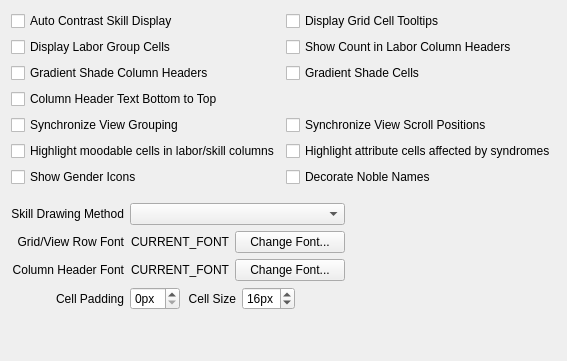
     <widget class="QWidget" name="tab_grid_options">
      <attribute name="icon">
       <iconset resource="../resources.qrc">
        <normaloff>:/img/color_swatch.png</normaloff>:/img/color_swatch.png</iconset>
      </attribute>
      <attribute name="title">
       <string>Grid Options</string>
      </attribute>
      <layout class="QVBoxLayout" name="verticalLayout_2">
       <item>
        <layout class="QGridLayout" name="gridLayout_2">
         <item row="3" column="0">
          <widget class="QCheckBox" name="cb_header_text_direction">
           <property name="sizePolicy">
            <sizepolicy hsizetype="Minimum" vsizetype="Fixed">
             <horstretch>0</horstretch>
             <verstretch>0</verstretch>
            </sizepolicy>
           </property>
           <property name="toolTip">
            <string/>
           </property>
           <property name="statusTip">
            <string>When checked, header text is written from bottom to top.</string>
           </property>
           <property name="whatsThis">
            <string>When checked, header text is written from bottom to top.</string>
           </property>
           <property name="text">
            <string>Column Header Text Bottom to Top</string>
           </property>
          </widget>
         </item>
         <item row="0" column="1">
          <widget class="QCheckBox" name="cb_show_tooltips">
           <property name="statusTip">
            <string>When unchecked tooltips will not be shown in the grid. The tooltip information is still viewable in the tooltip dock.</string>
           </property>
           <property name="text">
            <string>Display Grid Cell Tooltips</string>
           </property>
          </widget>
         </item>
         <item row="5" column="0">
          <widget class="QCheckBox" name="cb_moodable">
           <property name="statusTip">
            <string>When checked, this will use the colors defined in the grid colors tab to change the border color of highest moodable skills, or skills which have already had a mood.</string>
           </property>
           <property name="text">
            <string>Highlight moodable cells in labor/skill columns</string>
           </property>
          </widget>
         </item>
         <item row="5" column="1">
          <widget class="QCheckBox" name="cb_attribute_syns">
           <property name="toolTip">
            <string>When checked, any attributes which are affected by syndromes will be highlighted with a blue border.</string>
           </property>
           <property name="statusTip">
            <string>When checked, any attributes which are affected by syndromes will be highlighted with a blue border.</string>
           </property>
           <property name="whatsThis">
            <string>When checked, any attributes which are affected by syndromes will be highlighted with a blue border.</string>
           </property>
           <property name="text">
            <string>Highlight attribute cells affected by syndromes</string>
           </property>
          </widget>
         </item>
         <item row="4" column="0">
          <widget class="QCheckBox" name="cb_sync_grouping">
           <property name="sizePolicy">
            <sizepolicy hsizetype="Minimum" vsizetype="Fixed">
             <horstretch>0</horstretch>
             <verstretch>0</verstretch>
            </sizepolicy>
           </property>
           <property name="toolTip">
            <string/>
           </property>
           <property name="statusTip">
            <string>When checked, the selected grouping will be applied to all views. When unchecked grouping is saved for each view.</string>
           </property>
           <property name="whatsThis">
            <string>When checked, the selected grouping will be applied to all views. When unchecked grouping is saved for each view.</string>
           </property>
           <property name="text">
            <string>Synchronize View Grouping</string>
           </property>
          </widget>
         </item>
         <item row="0" column="0">
          <widget class="QCheckBox" name="cb_auto_contrast">
           <property name="sizePolicy">
            <sizepolicy hsizetype="Minimum" vsizetype="Fixed">
             <horstretch>0</horstretch>
             <verstretch>0</verstretch>
            </sizepolicy>
           </property>
           <property name="toolTip">
            <string/>
           </property>
           <property name="statusTip">
            <string>When checked, skill blocks on grid cells will choose the highest contrast color available. </string>
           </property>
           <property name="whatsThis">
            <string>When checked, skill blocks on grid cells will choose the highest contrast color available. </string>
           </property>
           <property name="text">
            <string>Auto Contrast Skill Display</string>
           </property>
          </widget>
         </item>
         <item row="2" column="1">
          <widget class="QCheckBox" name="cb_shade_cells">
           <property name="toolTip">
            <string/>
           </property>
           <property name="statusTip">
            <string>When checked, this will apply a gradient to active labor, current job, and happiness grid cells.</string>
           </property>
           <property name="whatsThis">
            <string>When checked, this will apply a gradient to active labor, current job, and happiness grid cells.</string>
           </property>
           <property name="text">
            <string>Gradient Shade Cells</string>
           </property>
          </widget>
         </item>
         <item row="1" column="0">
          <widget class="QCheckBox" name="cb_show_aggregates">
           <property name="toolTip">
            <string/>
           </property>
           <property name="statusTip">
            <string>When checked, and sorting by some criteria, labors will show an aggregate cell above a group. This cell can be toggled to enable/disable a labor for an entire group at once.</string>
           </property>
           <property name="whatsThis">
            <string>When checked, and sorting by some criteria, labors will show an aggregate cell above a group. This cell can be toggled to enable/disable a labor for an entire group at once.</string>
           </property>
           <property name="text">
            <string>Display Labor Group Cells</string>
           </property>
          </widget>
         </item>
         <item row="4" column="1">
          <widget class="QCheckBox" name="cb_sync_scrolling">
           <property name="sizePolicy">
            <sizepolicy hsizetype="Minimum" vsizetype="Fixed">
             <horstretch>0</horstretch>
             <verstretch>0</verstretch>
            </sizepolicy>
           </property>
           <property name="toolTip">
            <string/>
           </property>
           <property name="statusTip">
            <string>When checked, the current scroll positions will be applied to all views. This works best with synchronized grouping.</string>
           </property>
           <property name="whatsThis">
            <string>When checked, the current scroll positions will be applied to all views. This works best with synchronized grouping.</string>
           </property>
           <property name="text">
            <string>Synchronize View Scroll Positions</string>
           </property>
          </widget>
         </item>
         <item row="1" column="1">
          <widget class="QCheckBox" name="cb_labor_counts">
           <property name="sizePolicy">
            <sizepolicy hsizetype="Minimum" vsizetype="Fixed">
             <horstretch>0</horstretch>
             <verstretch>0</verstretch>
            </sizepolicy>
           </property>
           <property name="toolTip">
            <string/>
           </property>
           <property name="statusTip">
            <string>When checked, header text will be prefixed by the number of dwarfs with the labor enabled. This includes pending labors.</string>
           </property>
           <property name="whatsThis">
            <string>When checked, header text will be prefixed by the number of dwarfs with the labor enabled. This includes pending labors.</string>
           </property>
           <property name="text">
            <string>Show Count in Labor Column Headers</string>
           </property>
          </widget>
         </item>
         <item row="2" column="0">
          <widget class="QCheckBox" name="cb_shade_column_headers">
           <property name="toolTip">
            <string/>
           </property>
           <property name="statusTip">
            <string>When checked, this will shade column headers with the column's background color</string>
           </property>
           <property name="whatsThis">
            <string>When checked, this will shade column headers with the column's background color</string>
           </property>
           <property name="text">
            <string>Gradient Shade Column Headers</string>
           </property>
          </widget>
         </item>
         <item row="6" column="1">
          <widget class="QCheckBox" name="cb_decorate_nobles">
           <property name="toolTip">
            <string>When checked, italicizes and adds the masterwork symbol around noble names.</string>
           </property>
           <property name="statusTip">
            <string>When checked, italicizes and adds the masterwork symbol around noble names.</string>
           </property>
           <property name="whatsThis">
            <string>When checked, italicizes and adds the masterwork symbol around noble names.</string>
           </property>
           <property name="text">
            <string>Decorate Noble Names</string>
           </property>
          </widget>
         </item>
         <item row="6" column="0">
          <widget class="QCheckBox" name="cb_gender_icons">
           <property name="toolTip">
            <string>When checked, shows the gender icons to the left of the name in the grid views.</string>
           </property>
           <property name="statusTip">
            <string>When checked, shows the gender icons to the left of the name in the grid views.</string>
           </property>
           <property name="whatsThis">
            <string>When checked, shows the gender icons to the left of the name in the grid views.</string>
           </property>
           <property name="text">
            <string>Show Gender Icons</string>
           </property>
          </widget>
         </item>
        </layout>
       </item>
       <item>
        <spacer name="verticalSpacer_3">
         <property name="orientation">
          <enum>Qt::Vertical</enum>
         </property>
         <property name="sizeType">
          <enum>QSizePolicy::Fixed</enum>
         </property>
         <property name="sizeHint" stdset="0">
          <size>
           <width>20</width>
           <height>10</height>
          </size>
         </property>
        </spacer>
       </item>
       <item>
        <layout class="QGridLayout" name="gridLayout_6">
         <item row="3" column="0">
          <widget class="QLabel" name="label">
           <property name="font">
            <font>
             <weight>50</weight>
             <bold>false</bold>
            </font>
           </property>
           <property name="toolTip">
            <string/>
           </property>
           <property name="statusTip">
            <string>This controls how much padding a column cell will have. Increasing the size will give cells more space between eachother without affecting the overall cell size.</string>
           </property>
           <property name="whatsThis">
            <string>This controls how much padding a column cell will have. Increasing the size will give cells more space between eachother without affecting the overall cell size.</string>
           </property>
           <property name="text">
            <string>Cell Padding</string>
           </property>
           <property name="alignment">
            <set>Qt::AlignRight|Qt::AlignTrailing|Qt::AlignVCenter</set>
           </property>
           <property name="buddy">
            <cstring>sb_cell_padding</cstring>
           </property>
          </widget>
         </item>
         <item row="3" column="1">
          <layout class="QHBoxLayout" name="horizontalLayout_6">
           <item>
            <widget class="QSpinBox" name="sb_cell_padding">
             <property name="sizePolicy">
              <sizepolicy hsizetype="Fixed" vsizetype="Fixed">
               <horstretch>0</horstretch>
               <verstretch>0</verstretch>
              </sizepolicy>
             </property>
             <property name="minimumSize">
              <size>
               <width>50</width>
               <height>0</height>
              </size>
             </property>
             <property name="toolTip">
              <string/>
             </property>
             <property name="statusTip">
              <string>This controls how much padding a column cell will have. Increasing the size will give cells more space between each other without affecting the overall cell size.</string>
             </property>
             <property name="whatsThis">
              <string>This controls how much padding a column cell will have. Increasing the size will give cells more space between each other without affecting the overall cell size.</string>
             </property>
             <property name="suffix">
              <string>px</string>
             </property>
             <property name="maximum">
              <number>6</number>
             </property>
            </widget>
           </item>
           <item>
            <widget class="QLabel" name="label_2">
             <property name="sizePolicy">
              <sizepolicy hsizetype="Minimum" vsizetype="Preferred">
               <horstretch>0</horstretch>
               <verstretch>0</verstretch>
              </sizepolicy>
             </property>
             <property name="minimumSize">
              <size>
               <width>50</width>
               <height>0</height>
              </size>
             </property>
             <property name="font">
              <font>
               <weight>50</weight>
               <bold>false</bold>
              </font>
             </property>
             <property name="statusTip">
              <string>This controls the overall size of a grid cell in the labor views. Large values may cause a very large grid to be drawn which would require a lot of scrolling around. Try to keep this value at a small enough size to still be able to see the information you need.</string>
             </property>
             <property name="whatsThis">
              <string>This controls the overall size of a grid cell in the labor views. Large values may cause a very large grid to be drawn which would require a lot of scrolling around. Try to keep this value at a small enough size to still be able to see the information you need.</string>
             </property>
             <property name="text">
              <string>Cell Size</string>
             </property>
             <property name="alignment">
              <set>Qt::AlignRight|Qt::AlignTrailing|Qt::AlignVCenter</set>
             </property>
             <property name="buddy">
              <cstring>sb_cell_size</cstring>
             </property>
            </widget>
           </item>
           <item>
            <widget class="QSpinBox" name="sb_cell_size">
             <property name="sizePolicy">
              <sizepolicy hsizetype="Fixed" vsizetype="Fixed">
               <horstretch>0</horstretch>
               <verstretch>0</verstretch>
              </sizepolicy>
             </property>
             <property name="minimumSize">
              <size>
               <width>50</width>
               <height>0</height>
              </size>
             </property>
             <property name="statusTip">
              <string>This controls the interior size of a grid cell in the views. Large values may cause a very large grid to be drawn which would require a lot of scrolling around. Try to keep this value at a small enough size to still be able to see the information you need.</string>
             </property>
             <property name="whatsThis">
              <string>This controls the interior size of a grid cell in the views. Large values may cause a very large grid to be drawn which would require a lot of scrolling around. Try to keep this value at a small enough size to still be able to see the information you need.</string>
             </property>
             <property name="suffix">
              <string>px</string>
             </property>
             <property name="minimum">
              <number>4</number>
             </property>
             <property name="maximum">
              <number>64</number>
             </property>
             <property name="value">
              <number>16</number>
             </property>
            </widget>
           </item>
           <item>
            <spacer name="horizontalSpacer_9">
             <property name="orientation">
              <enum>Qt::Horizontal</enum>
             </property>
             <property name="sizeHint" stdset="0">
              <size>
               <width>40</width>
               <height>20</height>
              </size>
             </property>
            </spacer>
           </item>
          </layout>
         </item>
         <item row="1" column="1">
          <layout class="QHBoxLayout" name="horizontalLayout_2">
           <item>
            <widget class="QLabel" name="lbl_current_font">
             <property name="sizePolicy">
              <sizepolicy hsizetype="MinimumExpanding" vsizetype="Preferred">
               <horstretch>0</horstretch>
               <verstretch>0</verstretch>
              </sizepolicy>
             </property>
             <property name="toolTip">
              <string/>
             </property>
             <property name="statusTip">
              <string>The current active font for rows.</string>
             </property>
             <property name="whatsThis">
              <string>The current active font.</string>
             </property>
             <property name="text">
              <string>CURRENT_FONT</string>
             </property>
             <property name="alignment">
              <set>Qt::AlignRight|Qt::AlignTrailing|Qt::AlignVCenter</set>
             </property>
            </widget>
           </item>
           <item>
            <widget class="QPushButton" name="btn_change_font">
             <property name="minimumSize">
              <size>
               <width>110</width>
               <height>0</height>
              </size>
             </property>
             <property name="statusTip">
              <string>This controls which font is used for drawing text inside the grid cells.</string>
             </property>
             <property name="whatsThis">
              <string>This controls which font is used for drawing text inside the grid cells.</string>
             </property>
             <property name="accessibleName">
              <string/>
             </property>
             <property name="text">
              <string>Change Font...</string>
             </property>
            </widget>
           </item>
          </layout>
         </item>
         <item row="1" column="0">
          <widget class="QLabel" name="label_3">
           <property name="font">
            <font>
             <weight>50</weight>
             <bold>false</bold>
            </font>
           </property>
           <property name="statusTip">
            <string>This controls which font is used for drawing text inside the labor grid.</string>
           </property>
           <property name="whatsThis">
            <string>This controls which font is used for drawing text inside the labor grid.</string>
           </property>
           <property name="accessibleName">
            <string/>
           </property>
           <property name="text">
            <string>Grid/View Row Font</string>
           </property>
           <property name="alignment">
            <set>Qt::AlignRight|Qt::AlignTrailing|Qt::AlignVCenter</set>
           </property>
          </widget>
         </item>
         <item row="2" column="0">
          <widget class="QLabel" name="lbl_header_font_title">
           <property name="font">
            <font>
             <weight>50</weight>
             <bold>false</bold>
            </font>
           </property>
           <property name="statusTip">
            <string>This controls which font is used for drawing the text on column headers.</string>
           </property>
           <property name="whatsThis">
            <string>This controls which font is used for drawing the text on column headers.</string>
           </property>
           <property name="accessibleName">
            <string/>
           </property>
           <property name="text">
            <string>Column Header Font</string>
           </property>
           <property name="alignment">
            <set>Qt::AlignRight|Qt::AlignTrailing|Qt::AlignVCenter</set>
           </property>
          </widget>
         </item>
         <item row="0" column="1">
          <widget class="QComboBox" name="cb_skill_drawing_method">
           <property name="minimumSize">
            <size>
             <width>150</width>
             <height>0</height>
            </size>
           </property>
           <property name="toolTip">
            <string/>
           </property>
           <property name="statusTip">
            <string>This option controls how skills are represented within grid cells.</string>
           </property>
           <property name="whatsThis">
            <string>This option controls how skills are represented within grid cells.</string>
           </property>
          </widget>
         </item>
         <item row="0" column="0">
          <widget class="QLabel" name="label_4">
           <property name="toolTip">
            <string/>
           </property>
           <property name="statusTip">
            <string>This option controls how skills are represented within a labor or skill column.</string>
           </property>
           <property name="whatsThis">
            <string>This option controls how skills are represented within a labor or skill column.</string>
           </property>
           <property name="text">
            <string>Skill Drawing Method</string>
           </property>
           <property name="alignment">
            <set>Qt::AlignRight|Qt::AlignTrailing|Qt::AlignVCenter</set>
           </property>
          </widget>
         </item>
         <item row="2" column="1">
          <layout class="QHBoxLayout" name="horizontalLayout">
           <item>
            <widget class="QLabel" name="lbl_header_font">
             <property name="sizePolicy">
              <sizepolicy hsizetype="MinimumExpanding" vsizetype="Preferred">
               <horstretch>0</horstretch>
               <verstretch>0</verstretch>
              </sizepolicy>
             </property>
             <property name="toolTip">
              <string/>
             </property>
             <property name="statusTip">
              <string>The current active font for headers.</string>
             </property>
             <property name="whatsThis">
              <string>The current active font.</string>
             </property>
             <property name="text">
              <string>CURRENT_FONT</string>
             </property>
             <property name="alignment">
              <set>Qt::AlignRight|Qt::AlignTrailing|Qt::AlignVCenter</set>
             </property>
            </widget>
           </item>
           <item>
            <widget class="QPushButton" name="btn_change_header_font">
             <property name="minimumSize">
              <size>
               <width>110</width>
               <height>0</height>
              </size>
             </property>
             <property name="statusTip">
              <string>This controls which font is used for drawing column header text.</string>
             </property>
             <property name="whatsThis">
              <string>This controls which font is used for drawing column header text.</string>
             </property>
             <property name="accessibleName">
              <string/>
             </property>
             <property name="text">
              <string>Change Font...</string>
             </property>
            </widget>
           </item>
          </layout>
         </item>
         <item row="2" column="2">
          <spacer name="horizontalSpacer">
           <property name="orientation">
            <enum>Qt::Horizontal</enum>
           </property>
           <property name="sizeType">
            <enum>QSizePolicy::Expanding</enum>
           </property>
           <property name="sizeHint" stdset="0">
            <size>
             <width>100</width>
             <height>20</height>
            </size>
           </property>
          </spacer>
         </item>
        </layout>
       </item>
       <item>
        <spacer name="verticalSpacer_5">
         <property name="orientation">
          <enum>Qt::Vertical</enum>
         </property>
         <property name="sizeHint" stdset="0">
          <size>
           <width>20</width>
           <height>40</height>
          </size>
         </property>
        </spacer>
       </item>
      </layout>
     </widget>
